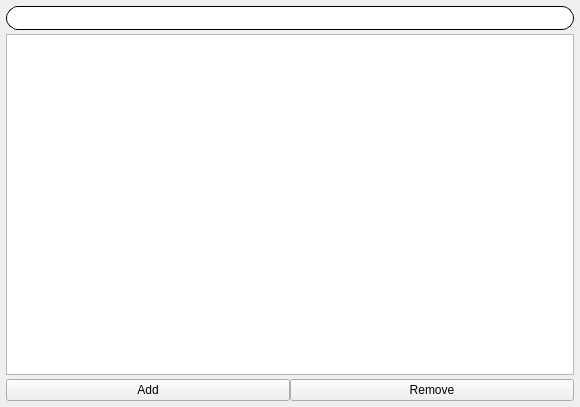
<?xml version="1.0" encoding="UTF-8"?>
<ui version="4.0">
 <class>MainWindow</class>
 <widget class="QMainWindow" name="MainWindow">
  <property name="geometry">
   <rect>
    <x>0</x>
    <y>0</y>
    <width>580</width>
    <height>407</height>
   </rect>
  </property>
  <property name="windowTitle">
   <string>PlayList Editor</string>
  </property>
  <widget class="QWidget" name="centralwidget">
   <layout class="QGridLayout" name="gridLayout_2">
    <property name="leftMargin">
     <number>6</number>
    </property>
    <property name="topMargin">
     <number>6</number>
    </property>
    <property name="rightMargin">
     <number>6</number>
    </property>
    <property name="bottomMargin">
     <number>6</number>
    </property>
    <property name="horizontalSpacing">
     <number>0</number>
    </property>
    <property name="verticalSpacing">
     <number>4</number>
    </property>
    <item row="0" column="0" colspan="2">
     <widget class="QFrame" name="frame">
      <property name="maximumSize">
       <size>
        <width>16777215</width>
        <height>24</height>
       </size>
      </property>
      <property name="styleSheet">
       <string notr="true">QFrame#frame {
border-style: outset;
border-width: 1px;
border-color: black;
border-radius: 12px;
background-color: rgb(255, 255, 255);
}
</string>
      </property>
      <property name="frameShape">
       <enum>QFrame::StyledPanel</enum>
      </property>
      <property name="frameShadow">
       <enum>QFrame::Raised</enum>
      </property>
      <layout class="QGridLayout" name="gridLayout">
       <property name="leftMargin">
        <number>0</number>
       </property>
       <property name="topMargin">
        <number>0</number>
       </property>
       <property name="rightMargin">
        <number>0</number>
       </property>
       <property name="bottomMargin">
        <number>0</number>
       </property>
       <property name="spacing">
        <number>0</number>
       </property>
       <item row="0" column="0">
        <widget class="PlayListHeaderWidget" name="widget" native="true">
         <property name="minimumSize">
          <size>
           <width>0</width>
           <height>24</height>
          </size>
         </property>
         <property name="maximumSize">
          <size>
           <width>16777215</width>
           <height>24</height>
          </size>
         </property>
         <property name="styleSheet">
          <string notr="true"/>
         </property>
        </widget>
       </item>
      </layout>
     </widget>
    </item>
    <item row="1" column="0" colspan="2">
     <widget class="PlayListWidget" name="listWidget">
      <property name="editTriggers">
       <set>QAbstractItemView::NoEditTriggers</set>
      </property>
      <property name="dragEnabled">
       <bool>false</bool>
      </property>
      <property name="dragDropMode">
       <enum>QAbstractItemView::InternalMove</enum>
      </property>
      <property name="defaultDropAction">
       <enum>Qt::LinkAction</enum>
      </property>
      <property name="selectionMode">
       <enum>QAbstractItemView::ExtendedSelection</enum>
      </property>
      <property name="selectionBehavior">
       <enum>QAbstractItemView::SelectItems</enum>
      </property>
      <property name="movement">
       <enum>QListView::Free</enum>
      </property>
      <property name="resizeMode">
       <enum>QListView::Adjust</enum>
      </property>
      <property name="layoutMode">
       <enum>QListView::Batched</enum>
      </property>
     </widget>
    </item>
    <item row="2" column="0">
     <widget class="QPushButton" name="Add">
      <property name="text">
       <string>Add</string>
      </property>
     </widget>
    </item>
    <item row="2" column="1">
     <widget class="QPushButton" name="Remove">
      <property name="text">
       <string>Remove</string>
      </property>
     </widget>
    </item>
   </layout>
  </widget>
 </widget>
 <customwidgets>
  <customwidget>
   <class>PlayListHeaderWidget</class>
   <extends>QWidget</extends>
   <header>../src/PlayListHeaderWidget.hpp</header>
   <container>1</container>
  </customwidget>
  <customwidget>
   <class>PlayListWidget</class>
   <extends>QListWidget</extends>
   <header>../src/PlayListWidget.hpp</header>
  </customwidget>
 </customwidgets>
 <resources/>
 <connections/>
</ui>
